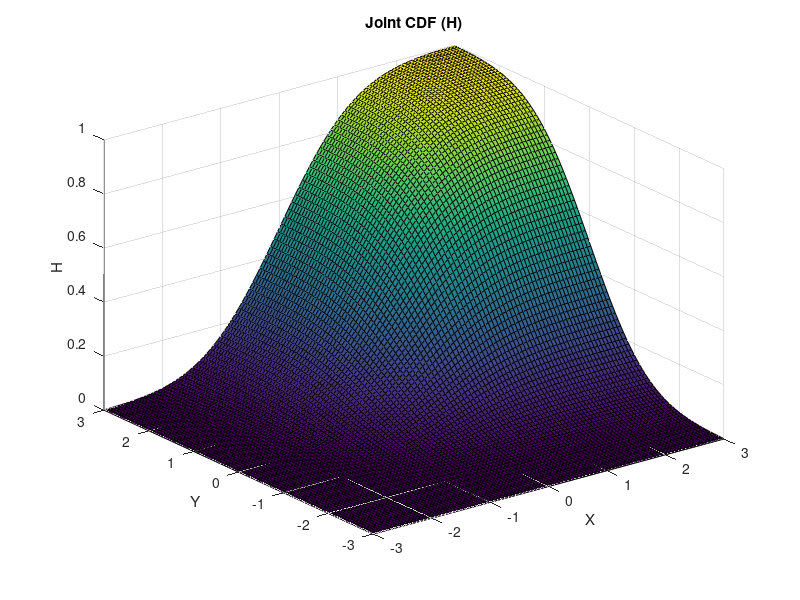
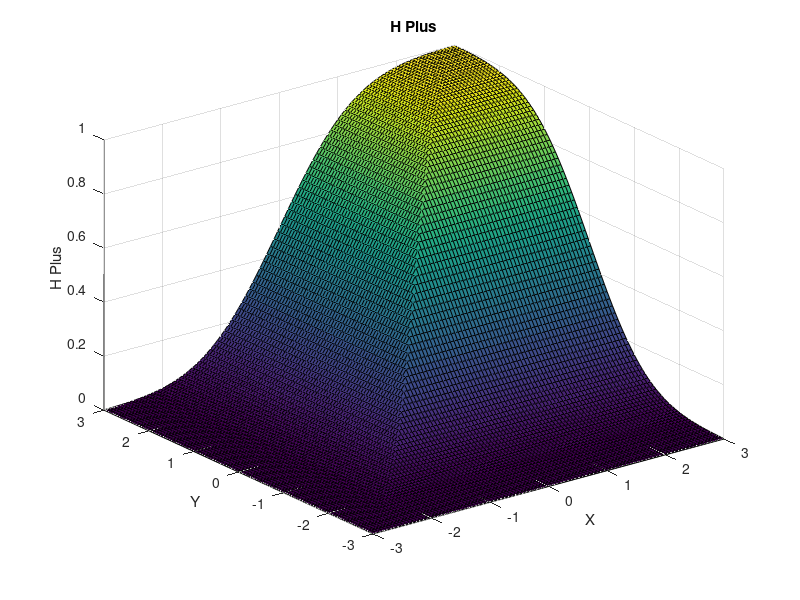
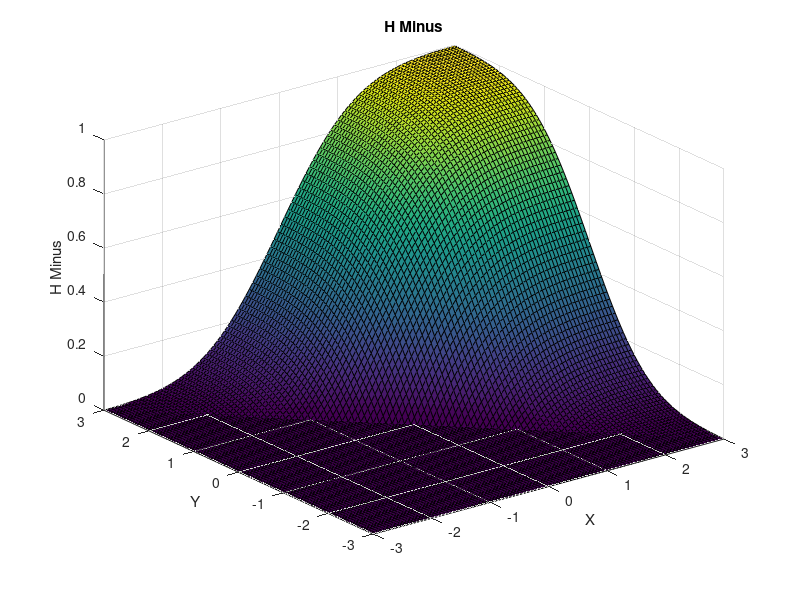
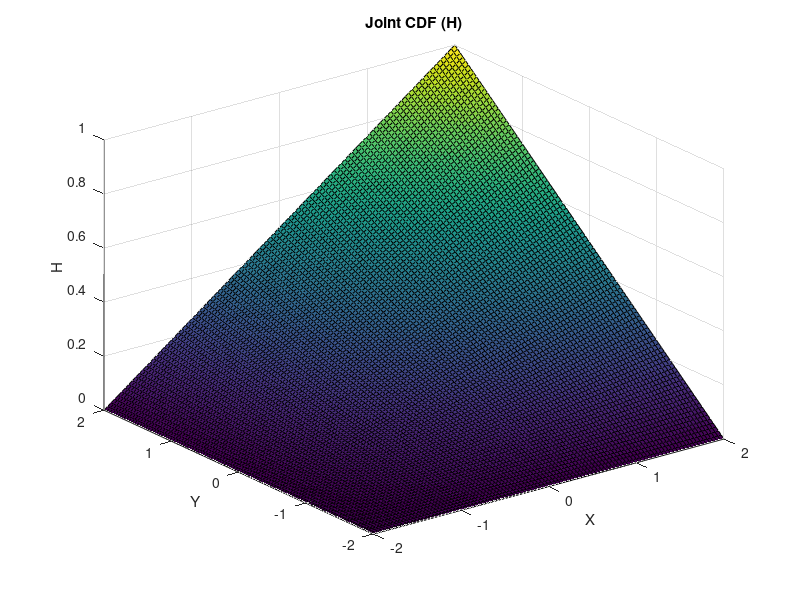

The MATLAB script that drew these images, in order:
%%% Stats PS 1 code


%%%%% Point 1
%%%%%%%%%%%%%%%%%%%%%%%%%%%%%%%%%%%%%%%%%%%%%%%%%%%%%%%%%%%%%%%%%%%%%%%%%%%

%%% with normal dist
%%%%%%%%%%%%%%%%%%

% Define the parameters for the normal distribution
mu_normal = 0;       % Mean normak
sigma_normal = 1;    % Standard normal

% Create a range of values for x and y
x = linspace(-3, 3, 100); % Adjust the range and number of points as needed
y = linspace(-3, 3, 100);

% Create a grid of (x, y) pairs for evaluation
[X, Y] = meshgrid(x, y);

% Compute the CDF values for X and Y
F_x = normcdf(X, mu_normal, sigma_normal);
F_y = normcdf(Y, mu_normal, sigma_normal);

% Compute the joint CDF H(x, y)
H = normcdf(X, mu_normal, sigma_normal) .* normcdf(Y, mu_normal, sigma_normal);

% Compute H_plus
H_plus = min(F_x, F_y);

% Compute H_minus
H_minus = max(F_x + F_y - 1, 0);

% Create Figure 1: Joint CDF (H)
figure;
surf(X, Y, H);
title('Joint CDF (H)');
xlabel('X');
ylabel('Y');
zlabel('H');
set(gcf, 'Color', 'w'); % Set the background color to white
saveas(gcf, '/Users/veronica/Dropbox/Apps/Overleaf/EC_707_PS_vcperez/figures/PS_1_H_normal.png'); % Save as PNG

% Create Figure 2: H_plus
figure;
surf(X, Y, H_plus);
title('H Plus');
xlabel('X');
ylabel('Y');
zlabel('H Plus');
set(gcf, 'Color', 'w'); % Set the background color to white
saveas(gcf, '/Users/veronica/Dropbox/Apps/Overleaf/EC_707_PS_vcperez/figures/PS_1_H_plus_normal.png'); % Save as PNG

% Create Figure 3: H_minus
figure;
surf(X, Y, H_minus);
title('H Minus');
xlabel('X');
ylabel('Y');
zlabel('H Minus');
set(gcf, 'Color', 'w'); % Set the background color to white
saveas(gcf, '/Users/veronica/Dropbox/Apps/Overleaf/EC_707_PS_vcperez/figures/PS_1_H_minus_normal.png'); % Save as PNG


%%% with uniform dist
%%%%%%%%%%%%%%%%%%%%%%

% Define the parameters for the uniform distribution
a_x = -2;       % Lower bound of X
b_x = 2;        % Upper bound of X

a_y = -2;       % Lower bound of Y
b_y = 2;        % Upper bound of Y

% Create a range of values for x and y
x = linspace(a_x, b_x, 100); % Adjust the range and number of points as needed
y = linspace(a_y, b_y, 100);

% Create a grid of (x, y) pairs for evaluation
[X, Y] = meshgrid(x, y);

% Compute the CDF values for X and Y (uniform distribution)
F_x = (X - a_x) / (b_x - a_x);
F_y = (Y - a_y) / (b_y - a_y);

% Compute the joint CDF H(x, y)
H = F_x .* F_y;

% Compute H_plus
H_plus = min(F_x, F_y);

% Compute H_minus
H_minus = max(F_x + F_y - 1, 0);

% Create Figure 1: Joint CDF (H)
figure;
surf(X, Y, H);
title('Joint CDF (H)');
xlabel('X');
ylabel('Y');
zlabel('H');
set(gcf, 'Color', 'w'); % Set the background color to white
saveas(gcf, '/Users/veronica/Dropbox/Apps/Overleaf/EC_707_PS_vcperez/figures/PS_1_H_unf.png'); % Save as PNG

% Create Figure 2: H_plus
figure;
surf(X, Y, H_plus);
title('H Plus');
xlabel('X');
ylabel('Y');
zlabel('H Plus');
set(gcf, 'Color', 'w'); % Set the background color to white
saveas(gcf, '/Users/veronica/Dropbox/Apps/Overleaf/EC_707_PS_vcperez/figures/PS_1_H_plus_unf.png'); % Save as PNG

% Create Figure 3: H_minus
figure;
surf(X, Y, H_minus);
title('H Minus');
xlabel('X');
ylabel('Y');
zlabel('H Minus');
set(gcf, 'Color', 'w'); % Set the background color to white
saveas(gcf, '/Users/veronica/Dropbox/Apps/Overleaf/EC_707_PS_vcperez/figures/PS_1_H_minus_unf.png'); % Save as PNG

